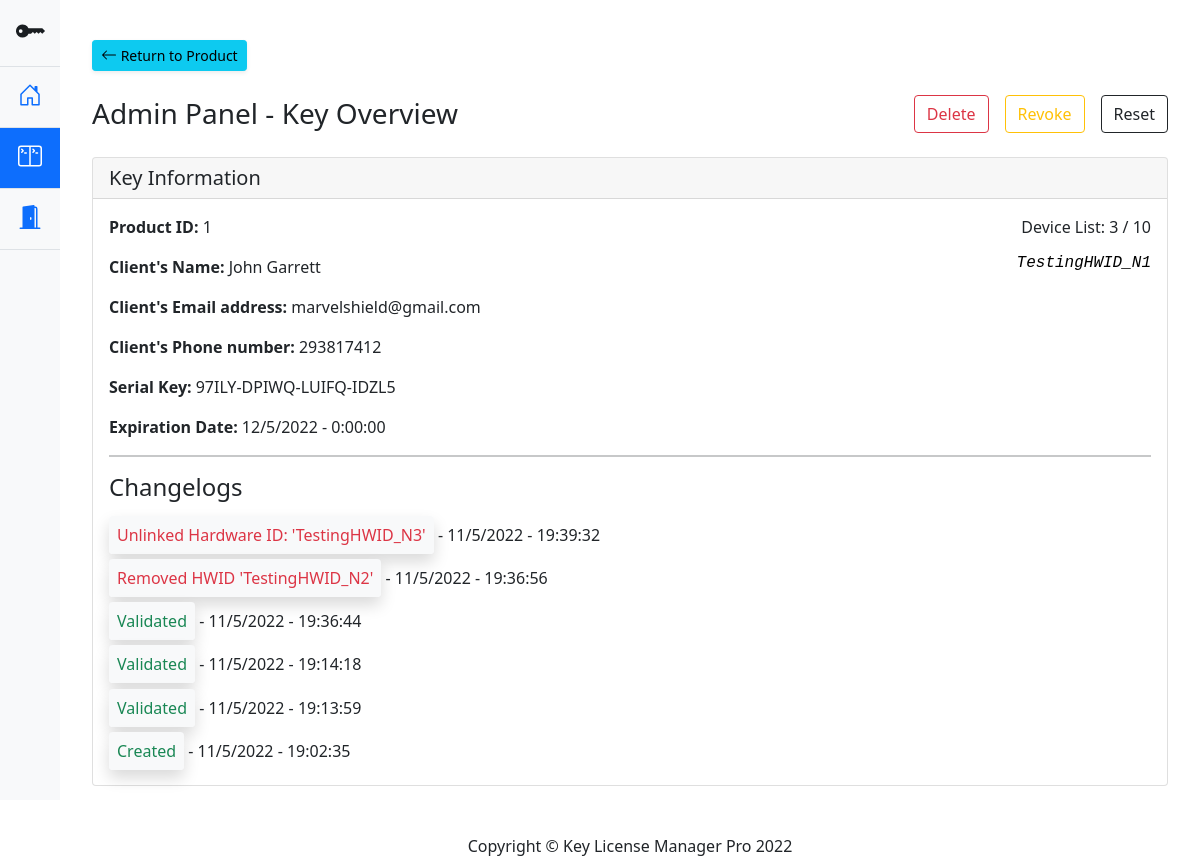
The page /cpanel/keydata/id/1 (signed in) on the database its author committed.
### models.py (models this page shows)
class Key(db.Model):
    __tablename__ = "key"
    id = db.Column(db.Integer, primary_key=True)
    productid = db.Column(db.Integer, db.ForeignKey('product.id'), nullable=False)
    customername = db.Column( db.String(100) )
    customeremail = db.Column( db.String(100) )
    customerphone = db.Column( db.String(20) )
    serialkey = db.Column( db.String(100), unique = True)
    maxdevices = db.Column( db.Integer )
    devices = db.Column( db.Integer )
    status = db.Column( db.Integer )
    expirydate = db.Column( db.Integer, nullable=False)

class Registration(db.Model):
    __tablename__ = "registration"
    id = db.Column(db.Integer, primary_key=True)
    keyID = db.Column(db.Integer, db.ForeignKey('key.id'), nullable=False)
    hardwareID = db.Column(db.String(200), nullable=False)

class Changelog(db.Model):
    __tablename__ = "changeLog"
    id = db.Column(db.Integer, primary_key=True)
    keyID = db.Column(db.Integer, db.ForeignKey('key.id'), nullable=False)
    timestamp = db.Column(db.Integer, nullable=False)
    action = db.Column(db.String(25))

### main.py (the view)
@main.route('/cpanel/keydata/id/<keyid>')
@login_required
def keyDataDisplay(keyid):
    keyData = DBAPI.getKeyData(keyid)
    logData = DBAPI.getKeyLogs(keyid)
    registrations = DBAPI.getKeyHWIDs(keyid)
    logData.reverse()
    return render_template('keydata.html', keyData = keyData, logData = logData, registrations = registrations)

### databaseAPI.py (called while the page is built)
def getKeyData(keyid):
    return Key.query.filter_by(id=keyid).first()

def getKeyLogs(keyid):
    return Changelog.query.filter_by(keyID=keyid).all()

def getKeyHWIDs(keyID):
    return Registration.query.filter_by(keyID = keyID).all()

### templates/keydata.html (shortened to what this page needs)
{% extends "base.html" %}
{% block topnav %}
nav-link py-3 border-bottom border-top
{% endblock %}
{% block midnav %}
nav-link active py-3 border-bottom
{% endblock %}
{% block content %}
<div id="content-wrapper" class="d-flex flex-column">
	<div id="content">
		<div class="container-fluid special-padding main-body-setting">
			<a href="{{ url_for('main.productDisplay', productid = keyData.productid) }}" class="d-none d-sm-inline-block btn btn-sm btn-info shadow-sm mb-4">
				<svg xmlns="http://www.w3.org/2000/svg" width="16" height="16" fill="currentColor" class="bi bi-arrow-left" viewBox="0 0 16 16">
					<path fill-rule="evenodd" d="M15 8a.5.5 0 0 0-.5-.5H2.707l3.147-3.146a.5.5 0 1 0-.708-.708l-4 4a.5.5 0 0 0 0 .708l4 4a.5.5 0 0 0 .708-.708L2.707 8.5H14.5A.5.5 0 0 0 15 8z"/>
				</svg>
				Return to Product
			</a>
			<div class="d-sm-flex align-items-center justify-content-between mb-4">
				<h1 class="h3 mb-0 text-gray-800">Admin Panel - Key Overview</h1>
				<div class="d-flex justify-content-center">
					<button type="button" class="btn btn-outline-danger ms-2 me-2 action-on-key">Delete</button>
					{% if keyData.status != 2 %}
					<button type="button" class="btn btn-outline-warning ms-2 me-2 action-on-key">Revoke</button>
					{% else %}
					<button type="button" class="btn btn-outline-success ms-2 me-2 action-on-key">Reactivate</button>
					{% endif %}
					<button type="button" class="btn btn-outline-dark ms-2 action-on-key">Reset</button>
				</div>
			</div>
			<div class="container-fluid p-0">
				<div class="card mb-5">
					<h5 class="card-header {% if keyData.status == 2 %}red-header{% endif %}">Key Information</h5>
					<div class="card-body">
						<div class="row justify-content-between">
							<div class="col-auto">
								<p class="card-text">
									<bold class="fw-bold">Product ID: </bold>
									{{ keyData.productid }}
								</p>
								<p class="card-text">
									<bold class="fw-bold">Client's Name: </bold>
									{{ keyData.customername }}
								</p>
								<p class="card-text">
									<bold class="fw-bold">Client's Email address: </bold>
									{{ keyData.customeremail }}
								</p>
								<p class="card-text">
									<bold class="fw-bold">Client's Phone number: </bold>
									{{ keyData.customerphone }}
								</p>
								<p class="card-text">
									<bold class="fw-bold">Serial Key: </bold>
									{{ keyData.serialkey }}
								</p>
								<p class="card-text">
									<bold class="fw-bold">Expiration Date: </bold>
									<span class="timestamp-line">{{ keyData.expirydate }}</span>
								</p>
							</div>
							<div class="col-auto text-end">
								<p class="card-text">Device List: {{ keyData.devices }} / {{ keyData.maxdevices }}</p>
								{%for registration in registrations%}
								<a href="#" class="no-underline">
									<p class="fw-light font-monospace lh-1 fs-6 fst-italic devices-registered">{{registration.hardwareID}}</p>
								</a>
								{%endfor%}
							</div>
						</div>
						<hr style="height: 2px;">
						<h4>Changelogs</h4>
						<div class="col-lg-8 col-md-10 col-12">
							{%for log in logData%}
							<h6 class="mt-4">
								{% if log.action == 'Created' %}
								<span class="p-2 bg-light shadow rounded text-success"> Created</span>
								{% elif log.action == 'Revoked' %}
								<span class="p-2 bg-light shadow rounded text-danger"> Revoked</span>
								{% elif log.action == 'Reset' %}
								<span class="p-2 bg-light shadow rounded text-secondary"> Reset</span>
								{% elif log.action == 'Reactivated' %}
								<span class="p-2 bg-light shadow rounded text-warning"> Reactivated</span>
								{% elif log.action == 'Activated' %}
								<span class="p-2 bg-light shadow rounded text-success"> Validated</span>
								{% else %}
								<span class="p-2 bg-light shadow rounded text-danger"> {{log.action}}</span>
								{% endif %}
								- <span class="timestamp-line">{{log.timestamp}}</span>
							</h6>
							{%endfor%}
						</div>
					</div>
				</div>
			</div>
		</div>
	</div>
	<footer class="sticky-footer bg-white">
		<div class="container my-auto">
			<div class="copyright text-center my-auto">
				<span>Copyright © Key License Manager Pro 2022</span>
			</div>
		</div>
	</footer>
{% endblock %}

### static/style.css (style rules this page uses)
:root { --product-card-height: 20vh; }
body { min-height: 100vh; min-height: -webkit-fill-available; }
html { height: -webkit-fill-available; }
.bi { vertical-align: -.125em; pointer-events: none; fill: currentColor; }
.special-padding { padding-left: 2rem !important; padding-right: 2rem !important; }
.main-body-setting { margin-top: 5vh !important; }
.no-underline { text-decoration: none !important; color: black !important; }

### rows shown on the page
Key: productid "1", customername "John Garrett", customeremail "marvelshield@gmail.com", customerphone "293817412", serialkey "97ILY-DPIWQ-LUIFQ-IDZL5", devices "3", maxdevices "10"
Registration: hardwareID "TestingHWID_N1"
Changelog: action "Unlinked Hardware ID: 'TestingHWID_N3'"
Changelog: action "Removed HWID 'TestingHWID_N2'"
Changelog: action "Validated"
Changelog: action "Validated"
Changelog: action "Validated"
Changelog: action "Created"
